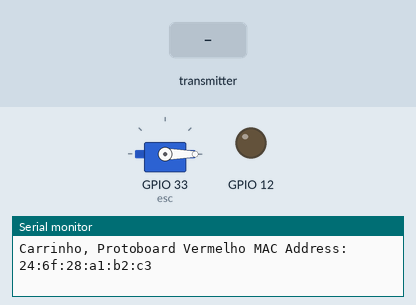
Bench run of a sketch on a simulated ESP32. Parts: servo, output pins drawn as LEDs (lit = HIGH), the last lines printed to the serial monitor. The inputs (shaded band) are chosen by the test bench. WiFi joins after 1.5 s; servers stay silent unless stated; pins used as bus, display or sensor lines are not drawn.

Above: at 1.2 s.
1.3 s: the transmitter starts sending Acelerador = 4095
At 2.3 s:
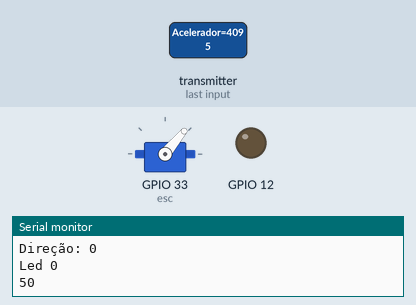
2.8 s: the transmitter starts sending Led = 1
At 3.5 s:
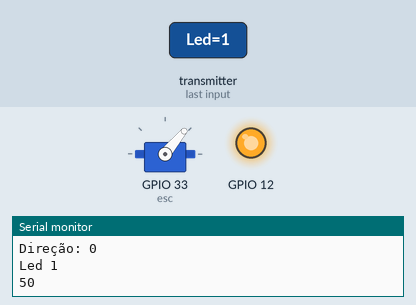
4.3 s: the transmitter starts sending Acelerador = 0
At 4.6 s:
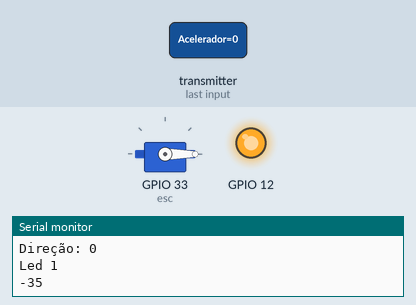
5.8 s: the transmitter starts sending Led = 0
At 7.0 s:
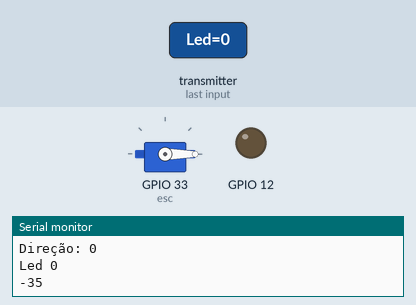
Timing chart, 0 to 8.3 s (numbered marks = the images above; inputs shaded):
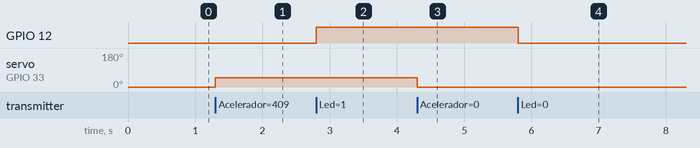

Measured:
- after the input at 1.3 s, servo on GPIO 33 (esc): 0° → 50° at once
- after the input at 2.8 s, GPIO 12: LOW → HIGH at once
- after the input at 4.3 s, servo on GPIO 33 (esc): 50° → 0° at once
- after the input at 5.8 s, GPIO 12: HIGH → LOW at once

The sketch:

Carrinho.ino
```cpp
/*
  ***** Mac do Carrinho a8:42:e3:45:ae:0c Proboard Vermelho
  Mac do Controle a8:42:e3:48:37:50 Protoboard Verde
*/
#include <WiFi.h>
#include <esp_wifi.h>
#include <esp_now.h>
#include <ESP32Servo.h>

typedef struct Estrutura {
  int Acelerador;
  int Direcao;
  bool Led;
} Estrutura;

Estrutura dadosRecebidos;
Servo esc;

const int PinoControleMotor = 33;
const int freq = 60;
const int escChannel = 0;
const int resolution = 12;
int velocidad = 245;


void OnDataRecv(const uint8_t * mac, const uint8_t *incomingData, int len) {
  memcpy(&dadosRecebidos, incomingData, sizeof(dadosRecebidos));
  Serial.print("Dados Recebidos: ");
  Serial.println(len);
  Serial.print("Aceleração: ");
  Serial.println(dadosRecebidos.Acelerador);
  Serial.print("Direção: ");
  Serial.println(dadosRecebidos.Direcao);
  Serial.print("Led ");
  Serial.println(dadosRecebidos.Led);
  if(dadosRecebidos.Led)
  {
    digitalWrite(12, HIGH);
  }else{
    digitalWrite(12, LOW);
  }

  int mmotorSpeed =  map(dadosRecebidos.Acelerador, 1700, 4095, 0, 50);
  esc.write(mmotorSpeed);
  Serial.println(mmotorSpeed);
  Serial.println();
}

void readMacAddress(){
  uint8_t baseMac[6];
  esp_err_t ret = esp_wifi_get_mac(WIFI_IF_STA, baseMac);
  if (ret == ESP_OK) {
    Serial.printf("%02x:%02x:%02x:%02x:%02x:%02x\n",
                  baseMac[0], baseMac[1], baseMac[2],
                  baseMac[3], baseMac[4], baseMac[5]);
  } else {
    Serial.println("Failed to read MAC address");
  }
}

void setup(){
  Serial.begin(115200);
  WiFi.mode(WIFI_STA);
  WiFi.STA.begin();
  pinMode(12, OUTPUT);
  esc.attach(33,  1000, 2000);
  esc.write(0);

  analogWrite(33,15);
  Serial.print("Carrinho, Protoboard Vermelho MAC Address: ");readMacAddress();
  if (esp_now_init() != ESP_OK) {
    Serial.println("Error initializing ESP-NOW");
    return;
  }
  esp_now_register_recv_cb(esp_now_recv_cb_t(OnDataRecv));
}

void loop(){

}
```
